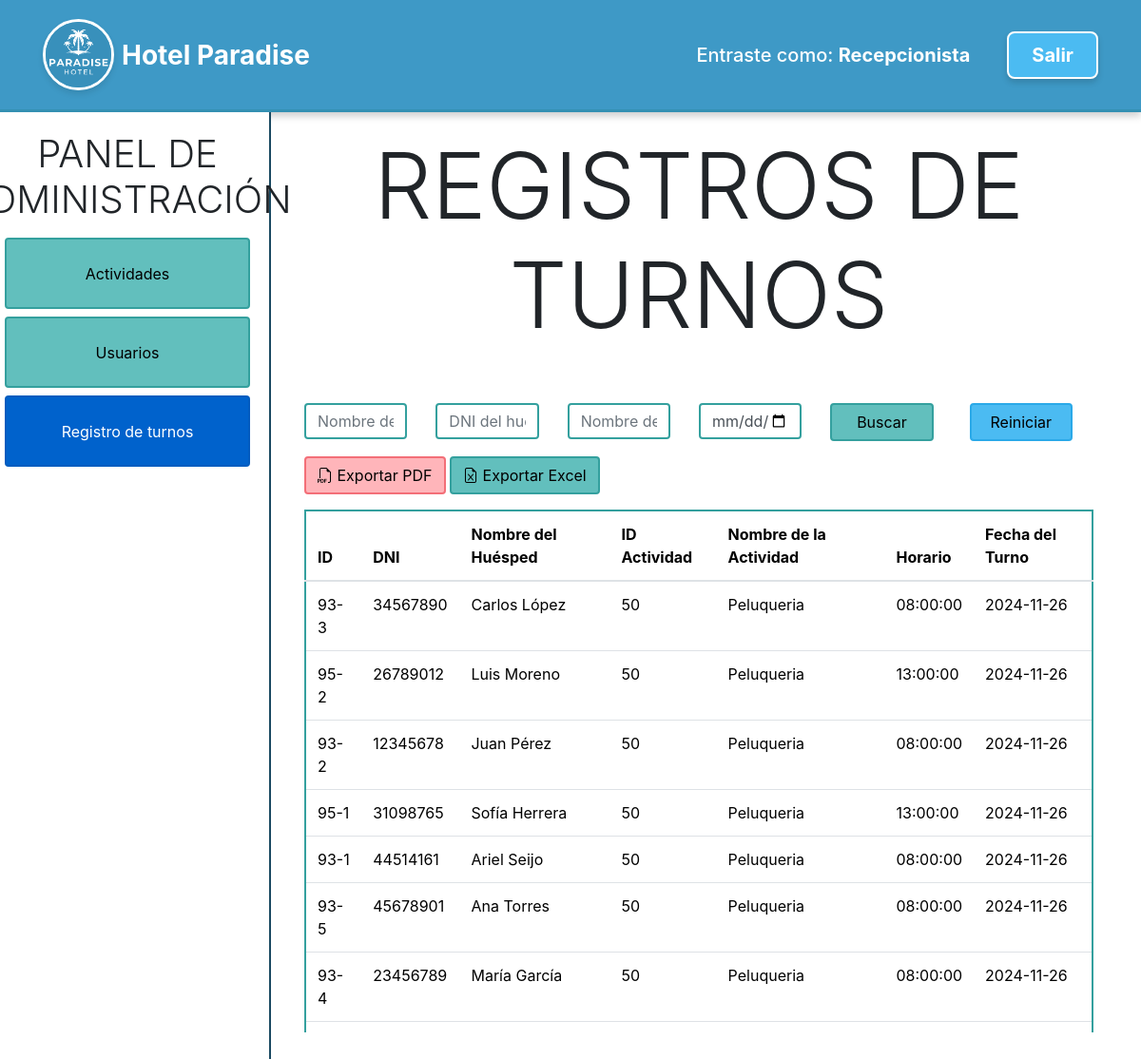
Page /PAGINAS/administrador-registros.php (signed in) on the committed database.
### tables this page shows
CREATE TABLE `reservas` (
  `id` varchar(50) NOT NULL,
  `huesped_dni` varchar(20) DEFAULT NULL,
  `actividad_id` int(11) DEFAULT NULL,
  `cupo_id` int(11) DEFAULT NULL,
  `horario` time DEFAULT NULL,
  `fecha` date NOT NULL
);

CREATE TABLE `huespedes` (
  `huesped_nombre` varchar(100) NOT NULL,
  `huesped_dni` varchar(8) NOT NULL,
  `huesped_email` varchar(255) NOT NULL,
  `huesped_integrantes` int(2) NOT NULL,
  `huesped_direccion` varchar(255) NOT NULL,
  `huesped_ingreso` date NOT NULL,
  `huesped_egreso` date NOT NULL
);

CREATE TABLE `actividades` (
  `id` int(11) NOT NULL,
  `nombre` varchar(255) NOT NULL,
  `descripcion` text DEFAULT NULL,
  `horario_inicio` time NOT NULL,
  `horario_cierre` time NOT NULL,
  `formato` enum('individual','grupal') NOT NULL,
  `capacidad_turno` tinyint(3) NOT NULL,
  `duracion` int(11) NOT NULL,
  `imagen` varchar(255) DEFAULT NULL,
  `dia_inicio` varchar(255) NOT NULL,
  `dia_fin` varchar(255) NOT NULL
);

### SCRIPT/generar_registros.php (the view, shortened to what this page needs)
<?php
include 'conexion.php';
$filtroFecha = isset($_GET['fecha']) ? $_GET['fecha'] : '';
$filtroNombreHuesped = isset($_GET['nombre_huesped']) ? $_GET['nombre_huesped'] : '';
$filtroDNI = isset($_GET['dni']) ? $_GET['dni'] : '';
$filtroActividad = isset($_GET['nombre_actividad']) ? $_GET['nombre_actividad'] : '';
$sql = "SELECT
            reservas.id,
            reservas.huesped_dni,
            reservas.actividad_id,
            reservas.cupo_id,
            reservas.horario,
            reservas.fecha,
            huespedes.huesped_nombre,
            actividades.nombre AS nombre_actividad
        FROM reservas
        JOIN huespedes ON reservas.huesped_dni = huespedes.huesped_dni
        JOIN actividades ON reservas.actividad_id = actividades.id
        WHERE 1";
$sql .= " ORDER BY reservas.fecha DESC";
$stmt = $conn->prepare($sql);
$stmt->execute();
$result = $stmt->get_result();
?>
<div class="container mt-5">
    <form method="GET" action="administrador-registros.php">
        <div class="row mb-3" class="mt-2 mb-2">
            <div class="col-md-2">
                <input type="text" name="nombre_huesped" class="form-control" placeholder="Nombre del huésped" value="<?php echo htmlspecialchars($filtroNombreHuesped); ?>">
            </div>
            <div class="col-md-2">
                <input type="text" name="dni" class="form-control" placeholder="DNI del huésped" value="<?php echo htmlspecialchars($filtroDNI); ?>">
            </div>
            <div class="col-md-2">
                <input type="text" name="nombre_actividad" class="form-control" placeholder="Nombre de la actividad" value="<?php echo htmlspecialchars($filtroActividad); ?>">
            </div>
            <div class="col-md-2">
                <input type="date" name="fecha" class="form-control" value="<?php echo htmlspecialchars($filtroFecha); ?>">
            </div>
            <div class="col-md-2">
                <button type="submit" class="btn w-100 btn-primary">Buscar</button>
            </div>
            <div class="col-md-2">
                <a href="administrador-registros.php" class="btn w-100 btn-secondary ms-2">Reiniciar</a>
            </div>
        </div>
    </form>
    <button type="button" class="btn btn-danger mb-3" onclick="downloadPDF()">
    <i class="bi bi-filetype-pdf"></i>
    Exportar PDF</button>
    <button type="button" class="btn btn-success mb-3" onclick="downloadExcel()">
    <i class="bi bi-file-earmark-excel"></i> Exportar Excel</button>
    <div class="table-responsive" style="max-height: 550px; overflow-y: auto;">
        <table class="table">
            <thead>
                <tr>
                    <th>ID</th>
                    <th>DNI</th>
                    <th>Nombre del Huésped</th>
                    <th>ID Actividad</th>
                    <th>Nombre de la Actividad</th>
                    <th>Horario</th>
                    <th>Fecha del Turno</th>
                </tr>
            </thead>
            <tbody>
                <?php if ($result->num_rows > 0): ?>
                    <?php while ($row = $result->fetch_assoc()): ?>
                        <tr>
                            <td><?php echo htmlspecialchars($row['id']); ?></td>
                            <td><?php echo htmlspecialchars($row['huesped_dni']); ?></td>
                            <td><?php echo htmlspecialchars($row['huesped_nombre']); ?></td>
                            <td><?php echo htmlspecialchars($row['actividad_id']); ?></td>
                            <td><?php echo htmlspecialchars($row['nombre_actividad']); ?></td>
                            <td><?php echo htmlspecialchars($row['horario']); ?></td>
                            <td><?php echo htmlspecialchars($row['fecha']); ?></td>
                        </tr>
                    <?php endwhile; ?>
                <?php else: ?>
                    <tr>
                        <td colspan="7">No se encontraron reservas.</td>
                    </tr>
                <?php endif; ?>
            </tbody>
        </table>
    </div>
</div>

### ESTILOS/panel-administrador-estilo.css (style rules this page uses)
* { margin: 0; padding: 0; }
.row { width: 100%; height: 100%; }
body { background-color: white; }

### SCRIPT/generar_registros.php (style rules this page uses)
.col-md-2 input { border: 2px solid #34a09e; }

### PAGINAS/administrador-registros.php (style rules this page uses)
.btn-primary { color: black; background-color: #62bfbd; border: 2px solid #34a09e; }
.btn-danger { color: black; background-color: #ffb5ba; border: 2px solid #f36f78; }
.btn-secondary { color: black; background-color: #4bbbf2; border: 2px solid #2aa9e8; }
.btn-success { color: black; background-color: #62bfbd; border: 2px solid #34a09e; }
.table { border: 2px solid #34a09e; border-collapse: collapse; width: 100%; }
td, th { border: none; padding: 10px; text-align: left; }

### rows in the picture
reservas: id "93-3", huesped_dni "34567890", huesped_dni.huesped_nombre "Carlos López", actividad "50", actividad.nombre "Peluqueria", horario "08:00:00", fecha "2024-11-26"
reservas: id "95-2", huesped_dni "26789012", huesped_dni.huesped_nombre "Luis Moreno", actividad "50", actividad.nombre "Peluqueria", horario "13:00:00", fecha "2024-11-26"
reservas: id "93-2", huesped_dni "12345678", huesped_dni.huesped_nombre "Juan Pérez", actividad "50", actividad.nombre "Peluqueria", horario "08:00:00", fecha "2024-11-26"
reservas: id "95-1", huesped_dni "31098765", huesped_dni.huesped_nombre "Sofía Herrera", actividad "50", actividad.nombre "Peluqueria", horario "13:00:00", fecha "2024-11-26"
reservas: id "93-1", huesped_dni "44514161", huesped_dni.huesped_nombre "Ariel Seijo", actividad "50", actividad.nombre "Peluqueria", horario "08:00:00", fecha "2024-11-26"
reservas: id "93-5", huesped_dni "45678901", huesped_dni.huesped_nombre "Ana Torres", actividad "50", actividad.nombre "Peluqueria", horario "08:00:00", fecha "2024-11-26"
reservas: id "93-4", huesped_dni "23456789", huesped_dni.huesped_nombre "María García", actividad "50", actividad.nombre "Peluqueria", horario "08:00:00", fecha "2024-11-26"

### other values in the picture
$rol "Recepcionista"
